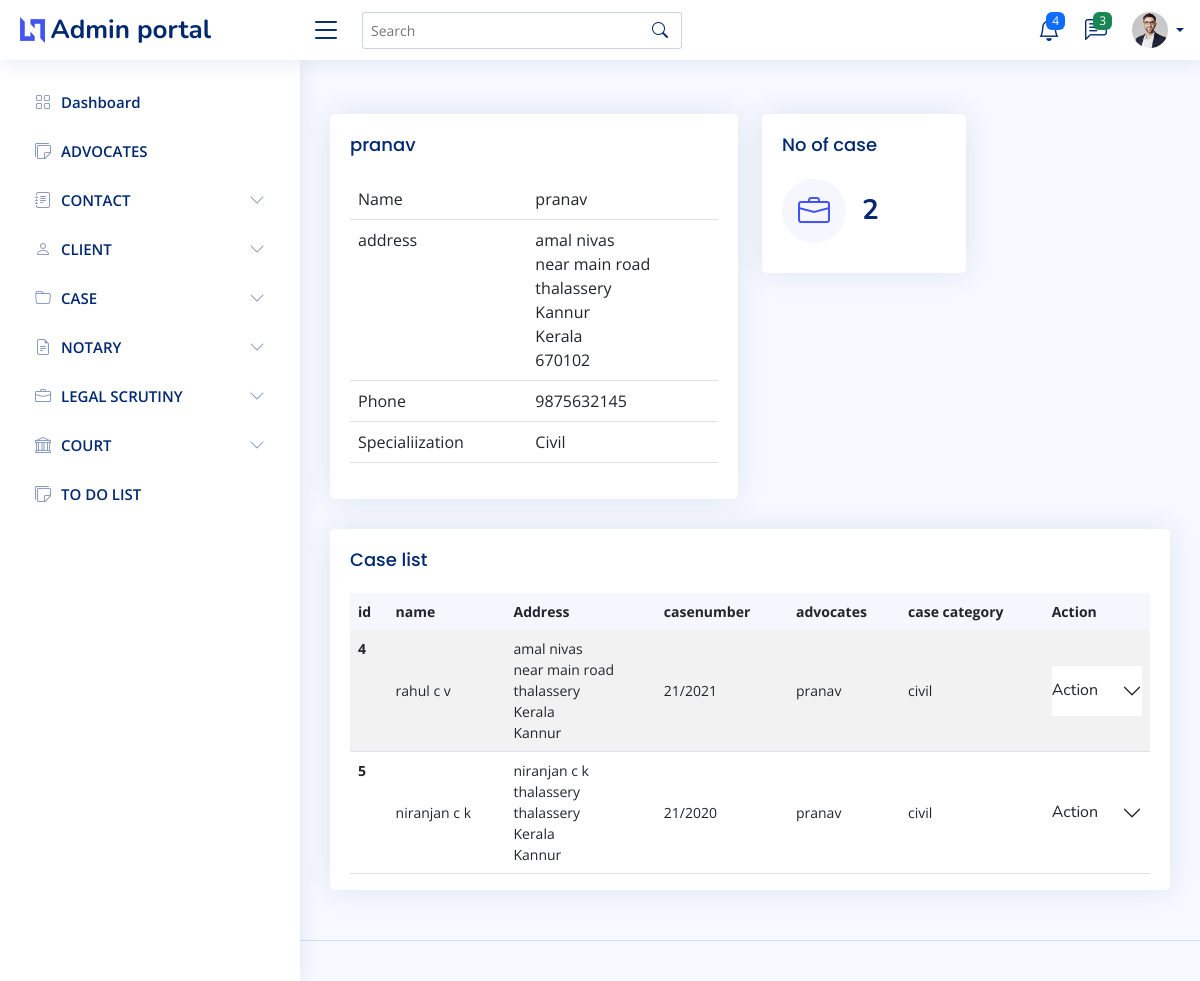
The app's page /advocate/details/1 with its own data.
### Admin_user/models.py (models this page shows, shortened)
class Advocate(models.Model):
    name=models.CharField(max_length=50)
    address=models.ForeignKey(Address,on_delete=models.DO_NOTHING)
    phone=models.IntegerField()
    court=models.ForeignKey(Court,null=True, on_delete=models.SET_NULL)
    specialization=models.CharField(default="Criminal", max_length=60)
    def __str__(self) :
        return self.name

class Address(models.Model):
    House_name=models.CharField(max_length=50)
    Place=models.CharField(max_length=50)
    City=models.CharField(max_length=50)
    State=models.ForeignKey(State, on_delete=models.CASCADE)
    district=models.ForeignKey(District, on_delete=models.CASCADE)
    Country=models.CharField(max_length=50)
    Pin=models.IntegerField()
    def __str__(self):
        return self.House_name

class District(models.Model):
    state=models.ForeignKey(State, on_delete=models.CASCADE)
    district=models.CharField(max_length=50)
    def __str__(self):
        return self.district

class State(models.Model):
    state=models.CharField(max_length=50)
    def __str__(self):
        return self.state

class CaseRegister(models.Model):
    client_name=models.ForeignKey(client, on_delete=models.CASCADE)
    case_number=models.CharField(max_length=50)
    year=models.IntegerField()
    incident=models.CharField(max_length=50,null=True)
    advocate=models.ForeignKey(Advocate,null=True,on_delete=models.SET_NULL)
    Filling_Date=models.DateField(auto_now=False, auto_now_add=False,null=True)
    First_hearing_date=models.DateField(auto_now=False, auto_now_add=False,null=True)
    Next_hearing_date=models.DateField(auto_now=False, auto_now_add=False,null=True)
    Fir_date=models.DateField(auto_now=False, auto_now_add=False,null=True)
    Fir_number=models.IntegerField(null=True)
    Fir_policeStation=models.CharField(max_length=50,null=True)
    case_category=models.ForeignKey(CaseCategory,null=True,on_delete=models.SET_NULL)
    status=models.CharField(max_length=20,choices=status_choice,null=True,default=1)

class client(models.Model):
    First_name=models.CharField(max_length=50)
    Last_name=models.CharField(max_length=50)
    Address=models.ForeignKey(Address,null=True, on_delete=models.SET_NULL)
    Category=models.CharField(max_length=50,null=True)
    is_case=models.BooleanField(default=False)
    phone=models.IntegerField(null=True)
    email=models.CharField(max_length=50,null=True)
    def __str__(self) :
        return self.First_name+" "+self.Last_name

class CaseCategory(models.Model):
    name=models.CharField(max_length=50)
    decription=models.CharField(max_length=50)
    def __str__(self):
        return self.name

### Admin_user/views.py (the view)
# urls.py: path("advocate/details/<int:id>",advocatedetails,name="advocatedetails"),
def advocatedetails(request,id):
    context={}
    context["advocate"]=True
    context["data"]=Advocate.objects.get(id=id)
    context["cases"]=CaseRegister.objects.all().filter(advocate_id=id)
    context["case_no"]=CaseRegister.objects.all().filter(advocate_id=id).count()
    return render(request,"admin/advocate_details.html",context)

### templates/admin/advocate_details.html (shortened to what this page needs)
{% extends 'admin/main.html' %}
{% block content %}
<br>
<div class="row align-items-top">
  <div class="col-lg-6">
    <div class="card">
      <div class="card-body">
        <h5 class="card-title">{{data}}</h5>
        <table class="table">
          <tbody>
            <tr>
              <td> Name</td>
              <td >{{data.name}}</td>
            </tr>
            <tr>
              <td>address</td>
              <td >{{data.address}}<br>
                {{data.address.Place}}<br>
                  {{data.address.City}}<br>
                  {{data.address.district}}<br>
                  {{data.address.State}}<br>
                  {{data.address.Pin}}
              </td>
            </tr>
            <tr>
              <td>Phone</td>
              <td >{{data.phone}}</td>
            </tr>
            <tr>
              <td>Specialiization</td>
              <td >{{data.specialization}}</td>
            </tr>
          </tbody>
        </table>
      </div>
    </div>
  </div>
  <div class="col-lg-6">
    <div class="col-xxl-4 col-md-6">
      <div class="card info-card sales-card">
        <div class="card-body">
          <h5 class="card-title">No of case</h5>
          <div class="d-flex align-items-center">
            <div class="card-icon rounded-circle d-flex align-items-center justify-content-center">
              <i class="bi bi-briefcase"></i>
            </div>
            <div class="ps-3">
              <h6>{{case_no}}</h6>
            </div>
          </div>
        </div>
      </div>
    </div>
  </div>
</div>
<div class="col-12">
    <div class="card top-selling overflow-auto">
      <div class="card-body pb-0">
          <h5 class="card-title">Case list</h5>
          <table class="table table-striped">
            <thead>
              <tr>
                <th class="fw-bold" scope="col">id</th>
                <th class="fw-bold" scope="col">name</th>
                <th class="fw-bold" scope="col">Address</th>
                <th class="fw-bold" scope="col">casenumber</th>
                <th class="fw-bold" scope="col">advocates</th>
                <th class="fw-bold" scope="col">case category</th>
                <th class="fw-bold" scope="col">Action</th>
              </tr>
            </thead>
            <tbody>
              {% for i in cases %}
              <tr>
                <th scope="row">{{i.id}}</th>
                <td>{{i.client_name}}</td>
                <td>{{i.client_name.Address.House_name}}<br>{{i.client_name.Address.Place}}<br>{{i.client_name.Address.City}}<br>{{i.client_name.Address.State}}<br>{{i.client_name.Address.district}}<br></td>
                <td >{{i.case_number}}</td>
                <td >{{i.advocate}}</td>
                <td >{{i.case_category}}</td>
                <td><div class="accordion accordion-flush" id="accordionFlushExample">
                  <div class="accordion-item">
                    <h2 class="accordion-header" id="flush-headingOne">
                      <button class="accordion-button collapsed" type="button" data-bs-toggle="collapse" data-bs-target="#flush-collapseOne{{i.id}}" aria-expanded="false" aria-controls="flush-collapseOne">
                        Action
                      </button>
                    </h2>
                                    {%load crispy_forms_tags %}
                                    {%load crispy_forms_tags %}
                  </div>
                </div></td>
              </tr>
              {% endfor %}
            </tbody>
          </table>
        </div>
      </div>
    </div>
{% endblock content %}

### static/assets/css/style.css (style rules this page uses)
:root { scroll-behavior: smooth; }
body { font-family: "Open Sans", sans-serif; background: #f6f9ff; color: #444444; }
h1, h2, h3, h4, h5, h6 { font-family: "Nunito", sans-serif; }
.card { margin-bottom: 30px; border: none; border-radius: 5px; box-shadow: 0px 0 30px rgba(1, 41, 112, 0.1); }
.card-title { padding: 20px 0 15px 0; font-size: 18px; font-weight: 500; color: #012970; font-family: "Poppins", sans-serif; }
.card-body { padding: 0 20px 20px 20px; }
.accordion-item { border: 1px solid #ebeef4; }
.accordion-flush .accordion-button { padding: 15px 0; background: none; border: 0; }
.dashboard .info-card { padding-bottom: 10px; }
.dashboard .info-card h6 { font-size: 28px; color: #012970; font-weight: 700; margin: 0; padding: 0; }
.dashboard .card-icon { font-size: 32px; line-height: 0; width: 64px; height: 64px; flex-shrink: 0; flex-grow: 0; }
.dashboard .sales-card .card-icon { color: #4154f1; background: #f6f6fe; }
.dashboard .top-selling { font-size: 14px; }
.dashboard .top-selling .table thead { background: #f6f6fe; }
.dashboard .top-selling .table thead th { border: 0; }
.dashboard .top-selling .table tbody td { vertical-align: middle; }

### records on screen
Advocate: name "pranav", address "amal nivas", address.Place "near main road", address.City "thalassery", address.district "Kannur", address.State "Kerala", address.Pin "670102", phone "9875632145", specialization "Civil"
CaseRegister: id "4", client_name "rahul c v", client_name.Address.House_name "amal nivas", client_name.Address.Place "near main road", client_name.Address.City "thalassery", client_name.Address.State "Kerala", client_name.Address.district "Kannur", case_number "21/2021", advocate "pranav", case_category "civil"
CaseRegister: id "5", client_name "niranjan c k", client_name.Address.House_name "niranjan c k", client_name.Address.Place "thalassery", client_name.Address.City "thalassery", client_name.Address.State "Kerala", client_name.Address.district "Kannur", case_number "21/2020", advocate "pranav", case_category "civil"

### other values on screen
{{ case_no }} "2"
